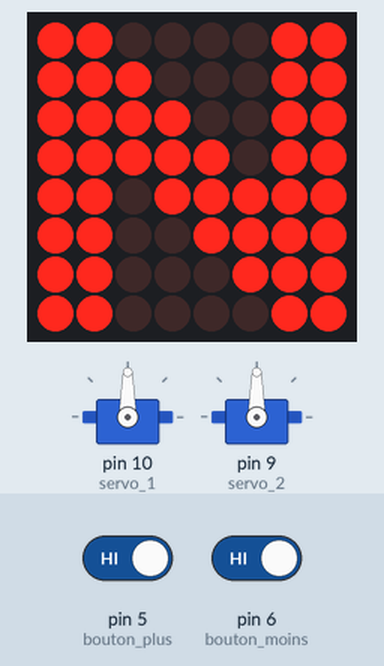
The sketch below on a simulated Arduino Uno, built with avr-gcc and run on an emulated ATmega328P. Shown: 2 × servo, 8×8 LED matrix. Wiring (inferred from the names in the program): MAX7219 LED driver (orientation assumed): data pin 12; clock pin 13; CS pin 11. The test bench sets the inputs (shaded band); at power-on: pin 5 (bouton_plus) HIGH, pin 6 (bouton_moins) HIGH.

Above: at 1.2 s.
1.3 s: pin 5 (bouton_plus) driven LOW
At 2.2 s:
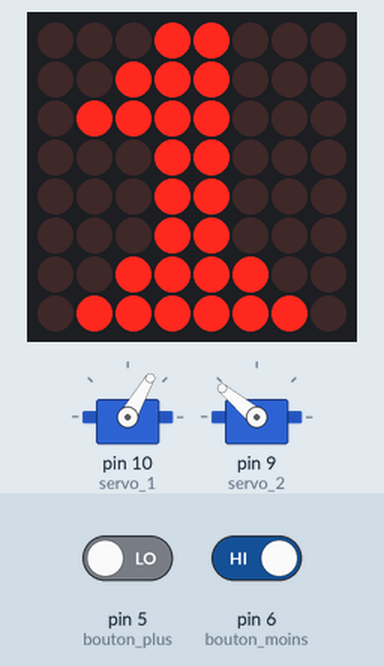
4.3 s: pin 5 (bouton_plus) driven HIGH and pin 6 (bouton_moins) driven LOW
At 6.2 s:
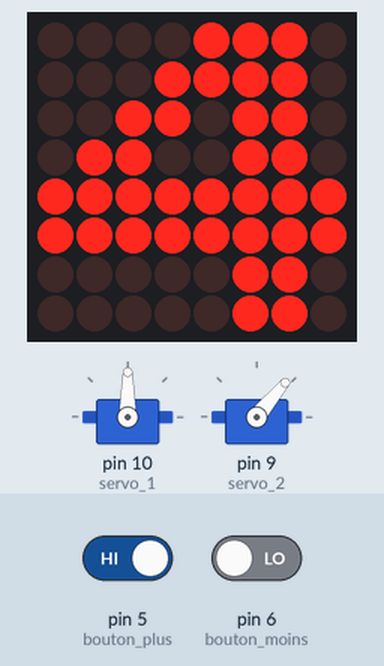
6.8 s: pin 6 (bouton_moins) driven HIGH
At 7.6 s:
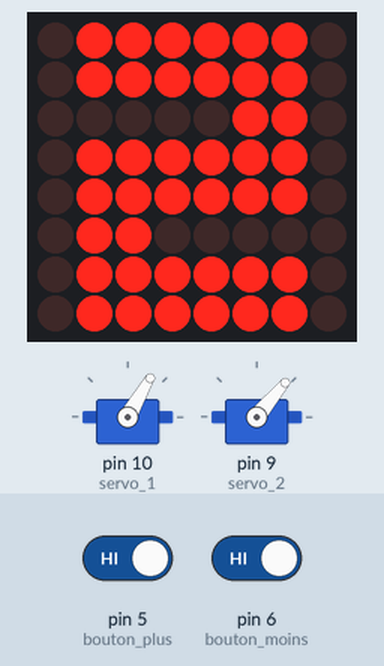
8.8 s: pin 6 (bouton_moins) driven LOW
At 10.8 s:
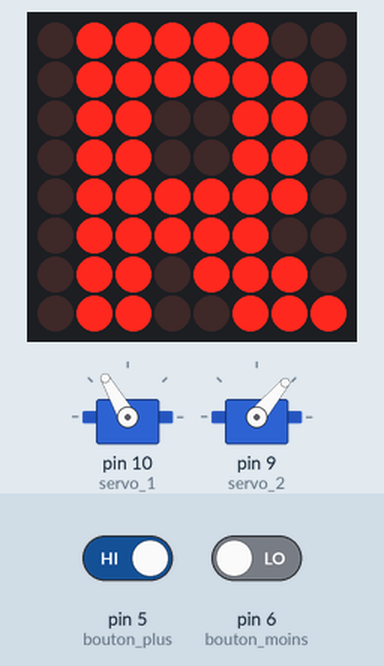
11.8 s: pin 5 (bouton_plus) driven LOW
At 12.2 s:
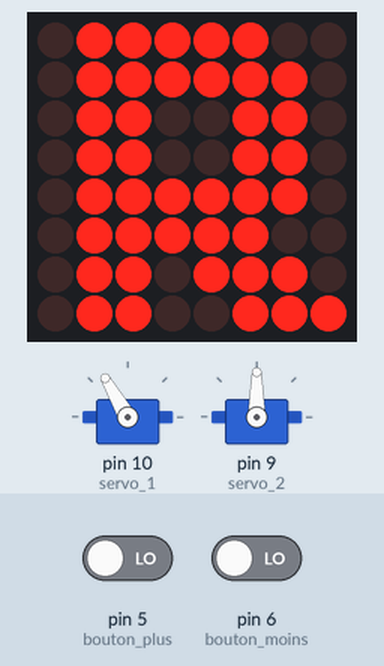
13.8 s: pin 5 (bouton_plus) driven HIGH
At 16.2 s:
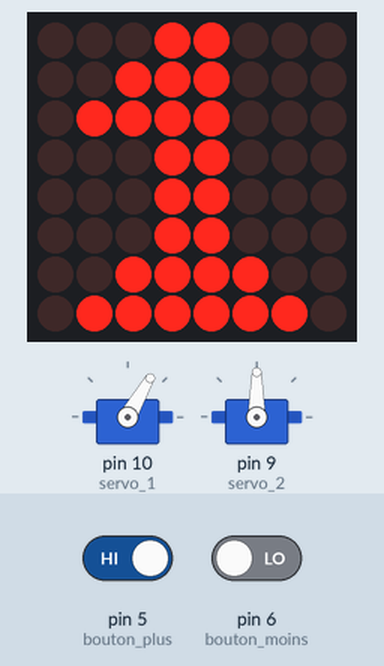
Timing chart, 0 to 17.8 s (numbered marks = the images above; inputs shaded):
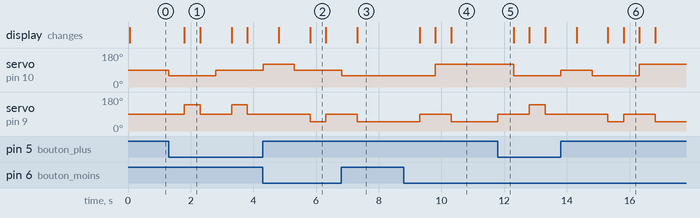

Measured:
- after the input at 1.3 s, servo on pin 10 (servo_1): 90° → 60° at once, → 90° 1.5 s later; servo on pin 9 (servo_2): alternates 140° for 0.50 s and 90° for 1.0 s, starting after 0.50 s; the display: changes after 0.50 s (image 1)
- after the input at 4.3 s, servo on pin 9 (servo_2): 90° → 50° after 1.5 s, → 90° 0.50 s later
- after the input at 6.8 s, servo on pin 10 (servo_1): goes on until 6.8 s, then stays 60°; servo on pin 9 (servo_2): goes on until 7.3 s, then stays 50°
- after the input at 8.8 s, servo on pin 10 (servo_1): 60° → 120° after 1.0 s; servo on pin 9 (servo_2): 50° → 90° after 0.50 s, → 50° 1.0 s later; the display: first changes after 0.50 s (image 4 shows a later state)
- after the input at 11.8 s, servo on pin 10 (servo_1): 120° → 60° after 0.50 s; servo on pin 9 (servo_2): 50° → 90° at once, → 140° 1.0 s later, → 90° 0.50 s later
- what the display in image 1 shows lasts 0.5 s, from 1.8 s to 2.3 s

The sketch:

code_fin_maq.ino
```cpp
#include <Servo.h>

const int bouton_plus=5;
const int bouton_moins=6;
int vitesse=0;

Servo monServomoteur_1;   //on affecte des valeurs aux servomoteurs.
Servo monServomoteur_2;
const int servo_1 = 10;
const int servo_2 = 9;

int val_servo_1 = 0;
int val_servo_2 = 0;

int val_plus = 0;
int val_moins = 0;

///////////////////////////
//////// AFFICHEUR ////////
///////////////////////////

int DIN_pin = 12;
int CS_pin = 11;
int CLK_pin = 13;
int UN[8] = {0x18, 0x38, 0x78, 0x18, 0x18, 0x18, 0x3C, 0x7E}; //afficher le chiffre 1
int DEUX[8] = {0x7E, 0x7E, 0x06, 0x7E, 0x7E, 0x60, 0x7E, 0x7E}; //afficher le chiffre 2
int TROIS[8] = {0x7E, 0x7E, 0x06, 0x3E, 0x3E, 0x06, 0x7E, 0x7E}; //afficher le chiffre 3
int QUATRE[8] = {0x0E, 0x1E, 0x36, 0x66, 0xFF, 0xFF, 0x06, 0x06}; //afficher le chiffre 4
int CINQ[8] = {0x7E, 0x7E, 0x60, 0x7E, 0x7E, 0x06, 0x7E, 0x7E}; //afficher le chiffre 5
int N[8] = {0xC3, 0xE3, 0xF3, 0xFB, 0xDF, 0xCF, 0xC7, 0xC3}; //afficher la lettre N
int R[8] = {0x7C, 0x7E, 0x66, 0x66, 0x7E, 0x7C, 0x6E, 0x67}; //afficher la lettre R
void write_pix(int data)
{
 digitalWrite(CS_pin, LOW);
 for (int i = 0; i < 8; i++)
 {
   digitalWrite(CLK_pin, LOW);
   digitalWrite(DIN_pin, data & 0x80); // masquage de donnée
   data = data << 1; // on décale les bits vers la gauche
   digitalWrite(CLK_pin, HIGH);
 }
}
void write_line(int adress, int data)
{
 digitalWrite(CS_pin, LOW);
 write_pix(adress);
 write_pix(data);
 digitalWrite(CS_pin, HIGH);
}
void write_matrix(int *tab)
{
 for (int i = 0; i < 8; i++) write_line(i + 1, tab[i]);
}
void init_MAX7219(void)
{
 write_line(0x09, 0x00); //decoding BCD
 write_line(0X0A, 0x01); //brightness
 write_line(0X0B, 0x07); //scanlimit 8leds
 write_line(0X0C, 0x01); //power-down mode 0, normalmode1;
 write_line(0X0F, 0x00);
}
void clear_matrix(void)
{
 const int clean[8] = {0x00, 0x00, 0x00, 0x00, 0x00, 0x00, 0x00, 0x00};
 write_matrix(clean);
}
int intToHex(int x)
{
 switch (x)
 {
   case 0: return 0x01; break; //LED sur la première case
   case 1: return 0x02; break; //LED sur 2 case
   case 2: return 0x04; break; //LED sur 3 case
   case 3: return 0x08; break; //LED sur 4 case
   case 4: return 0x10; break; //LED sur 5 case
   case 5: return 0x20; break; //LED sur 6 case
   case 6: return 0x40; break; //LED sur 7 case
   case 7: return 0x80; break; //LED sur 8 case
 }
}
///////////////// fin aff

void setup() {
  pinMode(bouton_plus, INPUT);
  pinMode(bouton_moins, INPUT);

  monServomoteur_1.attach(servo_1);    //on attache le servomoteur 1 sur la broche D10
  monServomoteur_2.attach(servo_2);   //on attache le servomoteur 2 sur la broche D9

  monServomoteur_1.write(90);
  monServomoteur_2.write(90);

///////////////////////////
//////// AFFICHEUR ////////
///////////////////////////

  pinMode(CS_pin, OUTPUT);
  pinMode(DIN_pin, OUTPUT);
  pinMode(CLK_pin, OUTPUT);
  delay(50);
  init_MAX7219();
  clear_matrix();
  write_matrix(N);
 ////////////////////////// fin aff
}

void loop() {
  //determiner la vitesse en fonction de la position du Servomoteur...
  val_servo_1 =  monServomoteur_1.read();
  val_servo_2 =  monServomoteur_2.read();
  if(val_servo_1 == 120 && val_servo_2 == 50){   //On déduit de la postion des servomoteurs que la marche arrière est engagée
    vitesse = -1;
  }
  if(val_servo_1 == 90 && val_servo_2 == 90){   //On déduit de la postion des servomoteurs que la boîte est au point mort.
    vitesse = 0;
  }
  if(val_servo_1 == 60 && val_servo_2 == 140){   //On déduit de la postion des servomoteurs que la 1ère est engagée
    vitesse = 1;
  }
  if(val_servo_1 == 60 && val_servo_2 == 50){   //On déduit de la postion des servomoteurs que la 2nde est engagée
    vitesse = 2;
  }
  if(val_servo_1 == 90 && val_servo_2 == 140){   //On déduit de la postion des servomoteurs que la 3ème est engagée
    vitesse = 3;
  }
  if(val_servo_1 == 90 && val_servo_2 == 50){   //On déduit de la postion des servomoteurs que la 4ème est engagée
    vitesse = 4;
  }
  if(val_servo_1 == 120 && val_servo_2 == 140){   //On déduit de la postion des servomoteurs que la 5ème est engagée
    vitesse = 5;
  }


  val_plus=digitalRead(bouton_plus);
  val_moins=digitalRead(bouton_moins);

  if(val_plus==LOW){
    if(vitesse==-1){
    //passer le point mort
    monServomoteur_2.write(90);
    delay(500);
    monServomoteur_1.write(90);
    vitesse ++;
    write_matrix(N);
    }
    else{
      if(vitesse==0){
      //passer la 1ère
      monServomoteur_1.write(60);
      delay(500);
      monServomoteur_2.write(140);
      vitesse ++;
      write_matrix(UN);
      }
      else{
        if(vitesse==1){
        //passer la 2nde
        monServomoteur_1.write(60);
        delay(500);
        monServomoteur_2.write(50);
        vitesse ++;
        write_matrix(DEUX);
        }
        else{
          if(vitesse==2){
          //passer la 3ème
          monServomoteur_2.write(90);
          delay(500);
          monServomoteur_1.write(90);
          delay(500);
          monServomoteur_2.write(140);
          vitesse ++;
          write_matrix(TROIS);
          }
          else{
            if(vitesse==3){
            //passer la 4ème
            monServomoteur_1.write(90);
            delay(500);
            monServomoteur_2.write(50);
            vitesse ++;
            write_matrix(QUATRE);
            }
            else{
              if(vitesse==4){
              //passer la 5ème
              monServomoteur_2.write(90);
              delay(500);
              monServomoteur_1.write(120);
              delay(500);
              monServomoteur_2.write(140);
              vitesse ++;
              write_matrix(CINQ);
              }
              else{
                if(vitesse==5){
                //Ne rien faire
                }
                else{
                  //
                }
              }
            }
          }
        }
      }
    }
  }
  else{
    if(val_moins==LOW){
      if(vitesse==5){
      //passer la 4ème
      monServomoteur_2.write(90);
      delay(500);
      monServomoteur_1.write(90);
      delay(500);
      monServomoteur_2.write(50);
      vitesse --;
      write_matrix(QUATRE);
      }
      else{
        if(vitesse==4){
        //passer la 3ème
        monServomoteur_1.write(90);
        delay(500);
        monServomoteur_2.write(140);
        vitesse --;
        write_matrix(TROIS);
        }
        else{
          if(vitesse==3){
          //passer la 2nde
          monServomoteur_2.write(90);
          delay(500);
          monServomoteur_1.write(60);
          delay(500);
          monServomoteur_2.write(50);
          vitesse --;
          write_matrix(DEUX);
          }
          else{
            if(vitesse==2){
            //passer la 1ère
            monServomoteur_1.write(60);
            delay(500);
            monServomoteur_2.write(140);
            vitesse --;
            write_matrix(UN);
            }
            else{
              if(vitesse==1){
              //passer le point mort
              monServomoteur_2.write(90);
              delay(500);
              monServomoteur_1.write(90);
              vitesse --;
              write_matrix(N);
              }
              else{
                if(vitesse==0){
                //passer la marche arrière
                monServomoteur_1.write(120);
                delay(500);
                monServomoteur_2.write(50);
                vitesse --;
                write_matrix(R);
                }
                else{
                  if(vitesse==-1){
                  //Ne rien faire
                  }
                  else{
                    //
                  }
                }
              }
            }
          }
        }
      }
    }
  }

}
```
